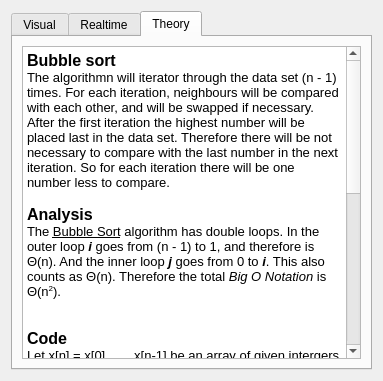
<?xml version="1.0" encoding="UTF-8"?>
<ui version="4.0">
 <class>BubbleSort</class>
 <widget class="QWidget" name="BubbleSort">
  <property name="geometry">
   <rect>
    <x>0</x>
    <y>0</y>
    <width>383</width>
    <height>381</height>
   </rect>
  </property>
  <property name="windowTitle">
   <string>Bubble Sort Algorithm</string>
  </property>
  <layout class="QGridLayout" name="mMainGridLayout">
   <item row="1" column="0">
    <widget class="QTabWidget" name="mTabWidget">
     <property name="currentIndex">
      <number>2</number>
     </property>
     <widget class="QWidget" name="mTabWidgetVisual">
      <attribute name="title">
       <string>Visual</string>
      </attribute>
      <layout class="QGridLayout" name="mTabWidgetVisualLayout">
       <item row="0" column="0">
        <widget class="ndx::Controller" name="mViewController" native="true"/>
       </item>
       <item row="1" column="0">
        <widget class="QGroupBox" name="mViewGroup">
         <property name="sizePolicy">
          <sizepolicy hsizetype="Preferred" vsizetype="Expanding">
           <horstretch>0</horstretch>
           <verstretch>0</verstretch>
          </sizepolicy>
         </property>
         <property name="title">
          <string>View</string>
         </property>
         <layout class="QGridLayout" name="mViewGroupLayout">
          <item row="0" column="0">
           <widget class="QScrollArea" name="mViewArea">
            <property name="widgetResizable">
             <bool>true</bool>
            </property>
            <widget class="QWidget" name="scrollAreaWidgetContents_2">
             <property name="geometry">
              <rect>
               <x>0</x>
               <y>0</y>
               <width>319</width>
               <height>160</height>
              </rect>
             </property>
            </widget>
           </widget>
          </item>
         </layout>
        </widget>
       </item>
       <item row="2" column="0">
        <widget class="QGroupBox" name="mViewDataGroup">
         <property name="title">
          <string>Generate Data</string>
         </property>
         <layout class="QGridLayout" name="mViewDataGroupLayout">
          <item row="2" column="0">
           <widget class="QSpinBox" name="mNumsViewData">
            <property name="sizePolicy">
             <sizepolicy hsizetype="Maximum" vsizetype="Fixed">
              <horstretch>0</horstretch>
              <verstretch>0</verstretch>
             </sizepolicy>
            </property>
            <property name="minimumSize">
             <size>
              <width>60</width>
              <height>0</height>
             </size>
            </property>
            <property name="frame">
             <bool>true</bool>
            </property>
            <property name="alignment">
             <set>Qt::AlignLeading|Qt::AlignLeft|Qt::AlignVCenter</set>
            </property>
            <property name="minimum">
             <number>3</number>
            </property>
            <property name="maximum">
             <number>200</number>
            </property>
            <property name="singleStep">
             <number>50</number>
            </property>
            <property name="value">
             <number>10</number>
            </property>
           </widget>
          </item>
          <item row="2" column="1">
           <widget class="QPushButton" name="mViewGenerate">
            <property name="text">
             <string>Generate</string>
            </property>
           </widget>
          </item>
          <item row="0" column="0" colspan="2">
           <widget class="QRadioButton" name="mViewAsc">
            <property name="text">
             <string>Ascending Order</string>
            </property>
            <property name="checked">
             <bool>true</bool>
            </property>
           </widget>
          </item>
          <item row="1" column="0" colspan="2">
           <widget class="QRadioButton" name="mViewDesc">
            <property name="text">
             <string>Descending Order</string>
            </property>
           </widget>
          </item>
         </layout>
        </widget>
       </item>
      </layout>
     </widget>
     <widget class="QWidget" name="mTabWidgetRealtime">
      <attribute name="title">
       <string>Realtime</string>
      </attribute>
      <layout class="QGridLayout" name="gridLayout_3">
       <item row="0" column="0">
        <widget class="QGroupBox" name="mRealtimeGroup">
         <property name="sizePolicy">
          <sizepolicy hsizetype="Expanding" vsizetype="Expanding">
           <horstretch>0</horstretch>
           <verstretch>0</verstretch>
          </sizepolicy>
         </property>
         <property name="title">
          <string>View</string>
         </property>
         <layout class="QGridLayout" name="mRealtimeGroupLayout">
          <item row="0" column="0">
           <widget class="QScrollArea" name="mRealtimeArea">
            <property name="widgetResizable">
             <bool>true</bool>
            </property>
            <widget class="QWidget" name="scrollAreaWidgetContents">
             <property name="geometry">
              <rect>
               <x>0</x>
               <y>0</y>
               <width>196</width>
               <height>176</height>
              </rect>
             </property>
            </widget>
           </widget>
          </item>
         </layout>
        </widget>
       </item>
       <item row="0" column="1">
        <widget class="QGroupBox" name="mRealtimeStatus">
         <property name="title">
          <string>Status</string>
         </property>
         <layout class="QGridLayout" name="mRealtimeStatusLayout">
          <item row="3" column="0">
           <spacer name="mRealtimeStatusSpacer">
            <property name="orientation">
             <enum>Qt::Vertical</enum>
            </property>
            <property name="sizeHint" stdset="0">
             <size>
              <width>20</width>
              <height>40</height>
             </size>
            </property>
           </spacer>
          </item>
          <item row="1" column="0">
           <widget class="QLabel" name="mRealtimeNumsLabel">
            <property name="text">
             <string>Number:</string>
            </property>
           </widget>
          </item>
          <item row="1" column="1">
           <widget class="QLabel" name="mRealtimeNumsValue">
            <property name="minimumSize">
             <size>
              <width>50</width>
              <height>0</height>
             </size>
            </property>
            <property name="text">
             <string>0</string>
            </property>
            <property name="alignment">
             <set>Qt::AlignRight|Qt::AlignTrailing|Qt::AlignVCenter</set>
            </property>
           </widget>
          </item>
          <item row="2" column="1">
           <widget class="QLabel" name="mRealtimeElapseValue">
            <property name="minimumSize">
             <size>
              <width>50</width>
              <height>0</height>
             </size>
            </property>
            <property name="text">
             <string>0</string>
            </property>
            <property name="alignment">
             <set>Qt::AlignRight|Qt::AlignTrailing|Qt::AlignVCenter</set>
            </property>
           </widget>
          </item>
          <item row="2" column="0">
           <widget class="QLabel" name="mRealtimeElapseLabel">
            <property name="text">
             <string>Elapse:</string>
            </property>
           </widget>
          </item>
          <item row="0" column="0" colspan="2">
           <widget class="QCheckBox" name="mRealtimeVisualised">
            <property name="text">
             <string>Visualised</string>
            </property>
            <property name="checked">
             <bool>true</bool>
            </property>
           </widget>
          </item>
         </layout>
        </widget>
       </item>
       <item row="1" column="0" colspan="2">
        <widget class="QGroupBox" name="mRealtimeDataGroup">
         <property name="title">
          <string>Generate Data</string>
         </property>
         <layout class="QGridLayout" name="mRealtimeDataGroupLayout">
          <item row="2" column="1">
           <widget class="QPushButton" name="mRealtimeGenerate">
            <property name="sizePolicy">
             <sizepolicy hsizetype="Minimum" vsizetype="Fixed">
              <horstretch>0</horstretch>
              <verstretch>0</verstretch>
             </sizepolicy>
            </property>
            <property name="text">
             <string>Generate</string>
            </property>
           </widget>
          </item>
          <item row="2" column="0">
           <widget class="QSpinBox" name="mNumsRealtimeData">
            <property name="sizePolicy">
             <sizepolicy hsizetype="Maximum" vsizetype="Fixed">
              <horstretch>0</horstretch>
              <verstretch>0</verstretch>
             </sizepolicy>
            </property>
            <property name="minimumSize">
             <size>
              <width>60</width>
              <height>0</height>
             </size>
            </property>
            <property name="maximum">
             <number>10000</number>
            </property>
            <property name="singleStep">
             <number>50</number>
            </property>
            <property name="value">
             <number>100</number>
            </property>
           </widget>
          </item>
          <item row="2" column="2">
           <widget class="QPushButton" name="mRealtimeSort">
            <property name="enabled">
             <bool>false</bool>
            </property>
            <property name="text">
             <string>Sort</string>
            </property>
           </widget>
          </item>
          <item row="0" column="0" colspan="3">
           <widget class="QRadioButton" name="mRealtimeAsc">
            <property name="text">
             <string>Ascending Order</string>
            </property>
            <property name="checked">
             <bool>true</bool>
            </property>
           </widget>
          </item>
          <item row="1" column="0" colspan="3">
           <widget class="QRadioButton" name="mRealtimeDesc">
            <property name="text">
             <string>Descending Order</string>
            </property>
           </widget>
          </item>
         </layout>
        </widget>
       </item>
      </layout>
     </widget>
     <widget class="QWidget" name="mTabWidgetTheory">
      <attribute name="title">
       <string>Theory</string>
      </attribute>
      <layout class="QGridLayout" name="gridLayout">
       <item row="0" column="0">
        <widget class="QTextBrowser" name="textBrowser">
         <property name="html">
          <string>&lt;!DOCTYPE HTML PUBLIC &quot;-//W3C//DTD HTML 4.0//EN&quot; &quot;http://www.w3.org/TR/REC-html40/strict.dtd&quot;&gt;
&lt;html&gt;&lt;head&gt;&lt;meta name=&quot;qrichtext&quot; content=&quot;1&quot; /&gt;&lt;style type=&quot;text/css&quot;&gt;
p, li { white-space: pre-wrap; }
&lt;/style&gt;&lt;/head&gt;&lt;body style=&quot; font-family:'MS Shell Dlg 2'; font-size:8.25pt; font-weight:400; font-style:normal;&quot;&gt;
&lt;p style=&quot; margin-top:0px; margin-bottom:0px; margin-left:0px; margin-right:0px; -qt-block-indent:0; text-indent:0px;&quot;&gt;&lt;span style=&quot; font-size:12pt; font-weight:600;&quot;&gt;Bubble sort&lt;/span&gt;&lt;/p&gt;
&lt;p style=&quot; margin-top:0px; margin-bottom:0px; margin-left:0px; margin-right:0px; -qt-block-indent:0; text-indent:0px;&quot;&gt;&lt;span style=&quot; font-size:10pt;&quot;&gt;The algorithmn will iterator through the data set (n - 1) times. For each iteration, neighbours will be compared with each other, and will be swapped if necessary. After the first iteration the highest number will be placed last in the data set. Therefore there will be not necessary to compare with the last number in the next iteration. So for each iteration there will be one number less to compare.&lt;/span&gt;&lt;/p&gt;
&lt;p style=&quot;-qt-paragraph-type:empty; margin-top:0px; margin-bottom:0px; margin-left:0px; margin-right:0px; -qt-block-indent:0; text-indent:0px; font-size:10pt;&quot;&gt;&lt;br /&gt;&lt;/p&gt;
&lt;p style=&quot; margin-top:0px; margin-bottom:0px; margin-left:0px; margin-right:0px; -qt-block-indent:0; text-indent:0px;&quot;&gt;&lt;span style=&quot; font-size:12pt; font-weight:600;&quot;&gt;Analysis&lt;/span&gt;&lt;/p&gt;
&lt;p style=&quot; margin-top:0px; margin-bottom:0px; margin-left:0px; margin-right:0px; -qt-block-indent:0; text-indent:0px;&quot;&gt;&lt;span style=&quot; font-size:10pt;&quot;&gt;The &lt;/span&gt;&lt;span style=&quot; font-size:10pt; text-decoration: underline;&quot;&gt;Bubble Sort&lt;/span&gt;&lt;span style=&quot; font-size:10pt;&quot;&gt; algorithm has double loops. In the outer loop &lt;/span&gt;&lt;span style=&quot; font-size:10pt; font-weight:600; font-style:italic;&quot;&gt;i &lt;/span&gt;&lt;span style=&quot; font-size:10pt;&quot;&gt;goes from (n - 1) to 1, and therefore is Θ(n). And the inner loop &lt;/span&gt;&lt;span style=&quot; font-size:10pt; font-weight:600; font-style:italic;&quot;&gt;j&lt;/span&gt;&lt;span style=&quot; font-size:10pt;&quot;&gt; goes from 0 to &lt;/span&gt;&lt;span style=&quot; font-size:10pt; font-weight:600; font-style:italic;&quot;&gt;i&lt;/span&gt;&lt;span style=&quot; font-size:10pt;&quot;&gt;. This also counts as Θ(n). Therefore the total &lt;/span&gt;&lt;span style=&quot; font-size:10pt; font-style:italic;&quot;&gt;Big O Notation&lt;/span&gt;&lt;span style=&quot; font-size:10pt;&quot;&gt; is Θ(n&lt;/span&gt;&lt;span style=&quot; font-size:10pt; vertical-align:super;&quot;&gt;2&lt;/span&gt;&lt;span style=&quot; font-size:10pt;&quot;&gt;).&lt;/span&gt;&lt;/p&gt;
&lt;p style=&quot;-qt-paragraph-type:empty; margin-top:0px; margin-bottom:0px; margin-left:0px; margin-right:0px; -qt-block-indent:0; text-indent:0px; font-size:10pt;&quot;&gt;&lt;br /&gt;&lt;/p&gt;
&lt;p style=&quot;-qt-paragraph-type:empty; margin-top:0px; margin-bottom:0px; margin-left:0px; margin-right:0px; -qt-block-indent:0; text-indent:0px; font-size:10pt;&quot;&gt;&lt;br /&gt;&lt;/p&gt;
&lt;p style=&quot; margin-top:0px; margin-bottom:0px; margin-left:0px; margin-right:0px; -qt-block-indent:0; text-indent:0px;&quot;&gt;&lt;span style=&quot; font-size:12pt; font-weight:600;&quot;&gt;Code&lt;/span&gt;&lt;/p&gt;
&lt;p style=&quot; margin-top:0px; margin-bottom:0px; margin-left:0px; margin-right:0px; -qt-block-indent:0; text-indent:0px;&quot;&gt;&lt;span style=&quot; font-size:10pt;&quot;&gt;Let x[n] = x[0], ...., x[n-1] be an array of given intergers to sort.&lt;/span&gt;&lt;/p&gt;
&lt;p style=&quot; margin-top:0px; margin-bottom:0px; margin-left:0px; margin-right:0px; -qt-block-indent:0; text-indent:0px;&quot;&gt;&lt;span style=&quot; font-size:10pt;&quot;&gt;for(int i = x.size() - 1; i &amp;gt;= 0; i--) {&lt;/span&gt;&lt;/p&gt;
&lt;p style=&quot; margin-top:0px; margin-bottom:0px; margin-left:0px; margin-right:0px; -qt-block-indent:0; text-indent:0px;&quot;&gt;&lt;span style=&quot; font-size:10pt;&quot;&gt;    for(int j = 0; j &amp;lt; i; j++) {&lt;/span&gt;&lt;/p&gt;
&lt;p style=&quot; margin-top:0px; margin-bottom:0px; margin-left:0px; margin-right:0px; -qt-block-indent:0; text-indent:0px;&quot;&gt;&lt;span style=&quot; font-size:10pt;&quot;&gt;        int valA = x[j];&lt;/span&gt;&lt;/p&gt;
&lt;p style=&quot; margin-top:0px; margin-bottom:0px; margin-left:0px; margin-right:0px; -qt-block-indent:0; text-indent:0px;&quot;&gt;&lt;span style=&quot; font-size:10pt;&quot;&gt;        int valB = x[j+1];&lt;/span&gt;&lt;/p&gt;
&lt;p style=&quot; margin-top:0px; margin-bottom:0px; margin-left:0px; margin-right:0px; -qt-block-indent:0; text-indent:0px;&quot;&gt;&lt;span style=&quot; font-size:10pt;&quot;&gt;        bool toSwap = false;&lt;/span&gt;&lt;/p&gt;
&lt;p style=&quot;-qt-paragraph-type:empty; margin-top:0px; margin-bottom:0px; margin-left:0px; margin-right:0px; -qt-block-indent:0; text-indent:0px; font-size:10pt;&quot;&gt;&lt;br /&gt;&lt;/p&gt;
&lt;p style=&quot; margin-top:0px; margin-bottom:0px; margin-left:0px; margin-right:0px; -qt-block-indent:0; text-indent:0px;&quot;&gt;&lt;span style=&quot; font-size:10pt;&quot;&gt;        // Ascending order.&lt;/span&gt;&lt;/p&gt;
&lt;p style=&quot; margin-top:0px; margin-bottom:0px; margin-left:0px; margin-right:0px; -qt-block-indent:0; text-indent:0px;&quot;&gt;&lt;span style=&quot; font-size:10pt;&quot;&gt;        if(ascending) {&lt;/span&gt;&lt;/p&gt;
&lt;p style=&quot; margin-top:0px; margin-bottom:0px; margin-left:0px; margin-right:0px; -qt-block-indent:0; text-indent:0px;&quot;&gt;&lt;span style=&quot; font-size:10pt;&quot;&gt;            toSwap = (valA &amp;lt; valB);&lt;/span&gt;&lt;/p&gt;
&lt;p style=&quot; margin-top:0px; margin-bottom:0px; margin-left:0px; margin-right:0px; -qt-block-indent:0; text-indent:0px;&quot;&gt;&lt;span style=&quot; font-size:10pt;&quot;&gt;        }&lt;/span&gt;&lt;/p&gt;
&lt;p style=&quot; margin-top:0px; margin-bottom:0px; margin-left:0px; margin-right:0px; -qt-block-indent:0; text-indent:0px;&quot;&gt;&lt;span style=&quot; font-size:10pt;&quot;&gt;        // Descening order.&lt;/span&gt;&lt;/p&gt;
&lt;p style=&quot; margin-top:0px; margin-bottom:0px; margin-left:0px; margin-right:0px; -qt-block-indent:0; text-indent:0px;&quot;&gt;&lt;span style=&quot; font-size:10pt;&quot;&gt;        else {&lt;/span&gt;&lt;/p&gt;
&lt;p style=&quot; margin-top:0px; margin-bottom:0px; margin-left:0px; margin-right:0px; -qt-block-indent:0; text-indent:0px;&quot;&gt;&lt;span style=&quot; font-size:10pt;&quot;&gt;            toSwap = (valA &amp;gt; valB);&lt;/span&gt;&lt;/p&gt;
&lt;p style=&quot; margin-top:0px; margin-bottom:0px; margin-left:0px; margin-right:0px; -qt-block-indent:0; text-indent:0px;&quot;&gt;&lt;span style=&quot; font-size:10pt;&quot;&gt;        }&lt;/span&gt;&lt;/p&gt;
&lt;p style=&quot;-qt-paragraph-type:empty; margin-top:0px; margin-bottom:0px; margin-left:0px; margin-right:0px; -qt-block-indent:0; text-indent:0px; font-size:10pt;&quot;&gt;&lt;br /&gt;&lt;/p&gt;
&lt;p style=&quot; margin-top:0px; margin-bottom:0px; margin-left:0px; margin-right:0px; -qt-block-indent:0; text-indent:0px;&quot;&gt;&lt;span style=&quot; font-size:10pt;&quot;&gt;        if(toSwap) {&lt;/span&gt;&lt;/p&gt;
&lt;p style=&quot; margin-top:0px; margin-bottom:0px; margin-left:0px; margin-right:0px; -qt-block-indent:0; text-indent:0px;&quot;&gt;&lt;span style=&quot; font-size:10pt;&quot;&gt;             int tmp = valA;&lt;/span&gt;&lt;/p&gt;
&lt;p style=&quot; margin-top:0px; margin-bottom:0px; margin-left:0px; margin-right:0px; -qt-block-indent:0; text-indent:0px;&quot;&gt;&lt;span style=&quot; font-size:10pt;&quot;&gt;             x[j]      = valB;&lt;/span&gt;&lt;/p&gt;
&lt;p style=&quot; margin-top:0px; margin-bottom:0px; margin-left:0px; margin-right:0px; -qt-block-indent:0; text-indent:0px;&quot;&gt;&lt;span style=&quot; font-size:10pt;&quot;&gt;             x[j+1]  = tmp;&lt;/span&gt;&lt;/p&gt;
&lt;p style=&quot; margin-top:0px; margin-bottom:0px; margin-left:0px; margin-right:0px; -qt-block-indent:0; text-indent:0px;&quot;&gt;&lt;span style=&quot; font-size:10pt;&quot;&gt;        }&lt;/span&gt;&lt;/p&gt;
&lt;p style=&quot; margin-top:0px; margin-bottom:0px; margin-left:0px; margin-right:0px; -qt-block-indent:0; text-indent:0px;&quot;&gt;&lt;span style=&quot; font-size:10pt;&quot;&gt;    }&lt;/span&gt;&lt;/p&gt;
&lt;p style=&quot; margin-top:0px; margin-bottom:0px; margin-left:0px; margin-right:0px; -qt-block-indent:0; text-indent:0px;&quot;&gt;&lt;span style=&quot; font-size:10pt;&quot;&gt;}&lt;/span&gt;&lt;/p&gt;&lt;/body&gt;&lt;/html&gt;</string>
         </property>
        </widget>
       </item>
      </layout>
     </widget>
    </widget>
   </item>
  </layout>
 </widget>
 <customwidgets>
  <customwidget>
   <class>ndx::Controller</class>
   <extends>QWidget</extends>
   <header>Controller.h</header>
   <container>1</container>
  </customwidget>
 </customwidgets>
 <resources/>
 <connections/>
</ui>
